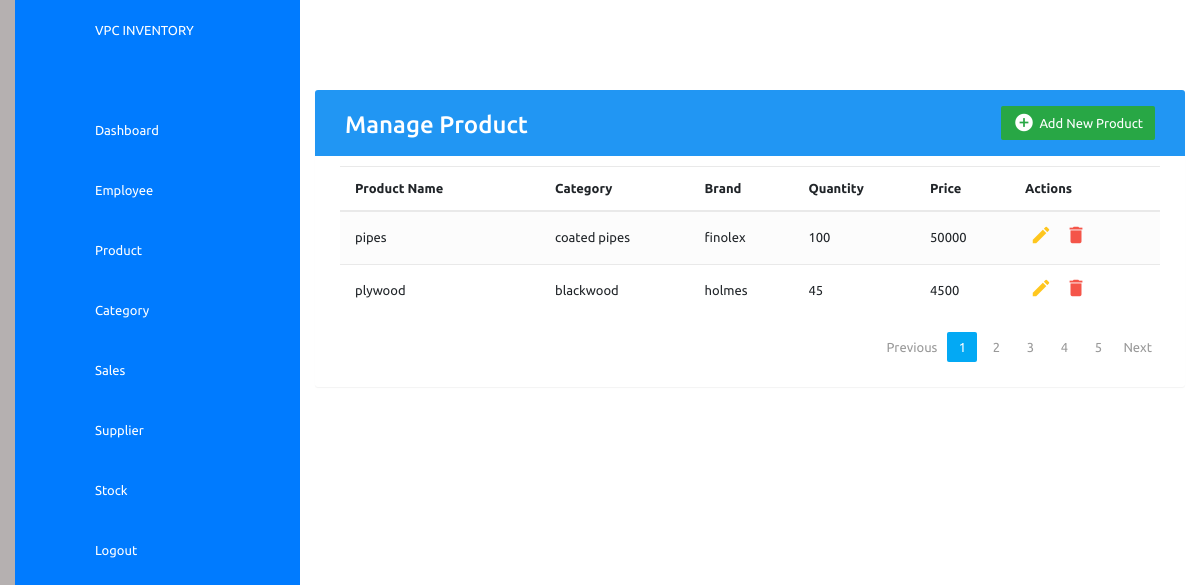
Page /prod/ on the committed database.
### inventory/models.py (models this page shows)
class Products(models.Model):
    name = models.CharField(max_length=100)
    colorname = models.CharField(max_length=200, unique=True)
    Category = models.CharField(max_length=100)
    Brand = models.CharField(max_length=100)
    quantity = models.IntegerField()
    price = models.IntegerField()

### inventory/views.py (the view)
# urls.py: path('prod/', views.ProductPage, name='prod'),
def ProductPage(request):
    pro = Products.objects.all()
    context = {
        'pro': pro,
    }
    return render(request, 'prod.html', context)

### templates/prod.html (shortened to what this page needs)
{% extends 'home.html'%}
{% block content %}
<!DOCTYPE html>
<html lang="en">
<head>
<link rel="stylesheet" href="https://maxcdn.bootstrapcdn.com/font-awesome/4.7.0/css/font-awesome.min.css">
<link rel="stylesheet" href="https://maxcdn.bootstrapcdn.com/bootstrap/4.5.2/css/bootstrap.min.css">
  <body>
    <div class="container">
        <div class="table-wrapper">
            <div class="table-title">
                <div class="row">
                    <div class="col-sm-6">
						<h2>Manage Product</h2>
					</div>
					<div class="col-sm-6">
						<a href="#addProductsModal" class="btn btn-success" data-toggle="modal"><i class="material-icons">&#xE147;</i> <span>Add New Product</span></a>
					</div>
                </div>
            </div>
            <table class="table table-striped table-hover">
                <thead>
                    <tr>
                        <th>Product Name</th>
						<th>Category</th>
                        <th>Brand</th>
                        <th>Quantity</th>
                        <th>Price</th>
                        <th>Actions</th>
                    </tr>
                </thead>
                <tbody>
                    {% for i in pro %}
                    <tr>
                        <td>{{i.colorname}}</td>
						<td>{{i.Category}}</td>
                        <td>{{i.Brand}}</td>
                        <td>{{i.quantity}}</td>
                        <td>{{i.price}}</td>
                        <td>
                            <a href="#editProductsModal-{{forloop.counter}}" class="edit" data-toggle="modal"><i class="material-icons" data-toggle="tooltip" title="Edit">&#xE254;</i></a>
                            <a href="#deleteProductsModal-{{forloop.counter}}" class="delete" data-toggle="modal"><i class="material-icons" data-toggle="tooltip" title="Delete">&#xE872;</i></a>
                        </td>
                    </tr>
                    {% endfor %}
                </tbody>
            </table>
			<div class="clearfix">
                <ul class="pagination">
                    <li class="page-item disabled"><a href="#">Previous</a></li>
                    <li class="page-item active"><a href="#" class="page-link">1</a></li>
                    <li class="page-item"><a href="#" class="page-link">2</a></li>
                    <li class="page-item"><a href="#" class="page-link">3</a></li>
                    <li class="page-item"><a href="#" class="page-link">4</a></li>
                    <li class="page-item"><a href="#" class="page-link">5</a></li>
                    <li class="page-item"><a href="#" class="page-link">Next</a></li>
                </ul>
            </div>
        </div>
    </div>
	{% endblock %}

### templates/home.html (style rules this page uses)
* { font-family: "Ubuntu", sans-serif; margin: 0; padding: 0; box-sizing: border-box; }
:root { --blue: #2196F3; --white: #fff; --gray: #f5f5f5; --black1: #222; --black2: #999; }
body { min-height: 100vh; overflow-x: hidden; }
.container { position: relative; width: 100%; }

### templates/prod.html (style rules this page uses)
body { color: #566787; background: #B5B0B0; font-family: 'Varela Round', sans-serif; font-size: 13px; }
.container { max-width: 1800px; }
.table-wrapper { background: #fff; padding: 20px 25px; margin: 30px 0; border-radius: 3px; box-shadow: 0 1px 1px rgba(0,0,0,.05); }
.table-title { padding-bottom: 15px; background: #2196F3; color: #fff; padding: 16px 30px; margin: -20px -25px 10px; border-radius: 3px 3px 0 0; }
.table-title h2 { margin: 5px 0 0; font-size: 24px; }
.table-title .btn { color: #fff; float: right; font-size: 13px; border: none; min-width: 50px; border-radius: 2px; border: none; outline: none !important; margin-left: 10px; }
.table-title .btn i { float: left; font-size: 21px; margin-right: 5px; }
.table-title .btn span { float: left; margin-top: 2px; }
table.table tr th, table.table tr td { border-color: #e9e9e9; padding: 12px 15px; vertical-align: middle; }
table.table tr th:first-child { width: 200px; }
table.table tr th:last-child { width: 150px; }
table.table-striped tbody tr:nth-of-type(odd) { background-color: #fcfcfc; }
table.table td:last-child i { opacity: 0.9; font-size: 22px; margin: 0 5px; }
table.table td a { font-weight: bold; color: #566787; display: inline-block; text-decoration: none; outline: none !important; }
table.table td a.edit { color: #FFC107; }
table.table td a.delete { color: #F44336; }
table.table td i { font-size: 19px; }
.pagination { float: right; margin: 0 0 5px; }
.pagination li a { border: none; font-size: 13px; min-width: 30px; min-height: 30px; color: #999; margin: 0 2px; line-height: 30px; border-radius: 2px !important; text-align: center; padding: 0 6px; }
.pagination li.active a, .pagination li.active a.page-link { background: #03A9F4; }

### rows in the picture
Products: colorname "pipes", Category "coated pipes", Brand "finolex", quantity "100", price "50000"
Products: colorname "plywood", Category "blackwood", Brand "holmes", quantity "45", price "4500"
